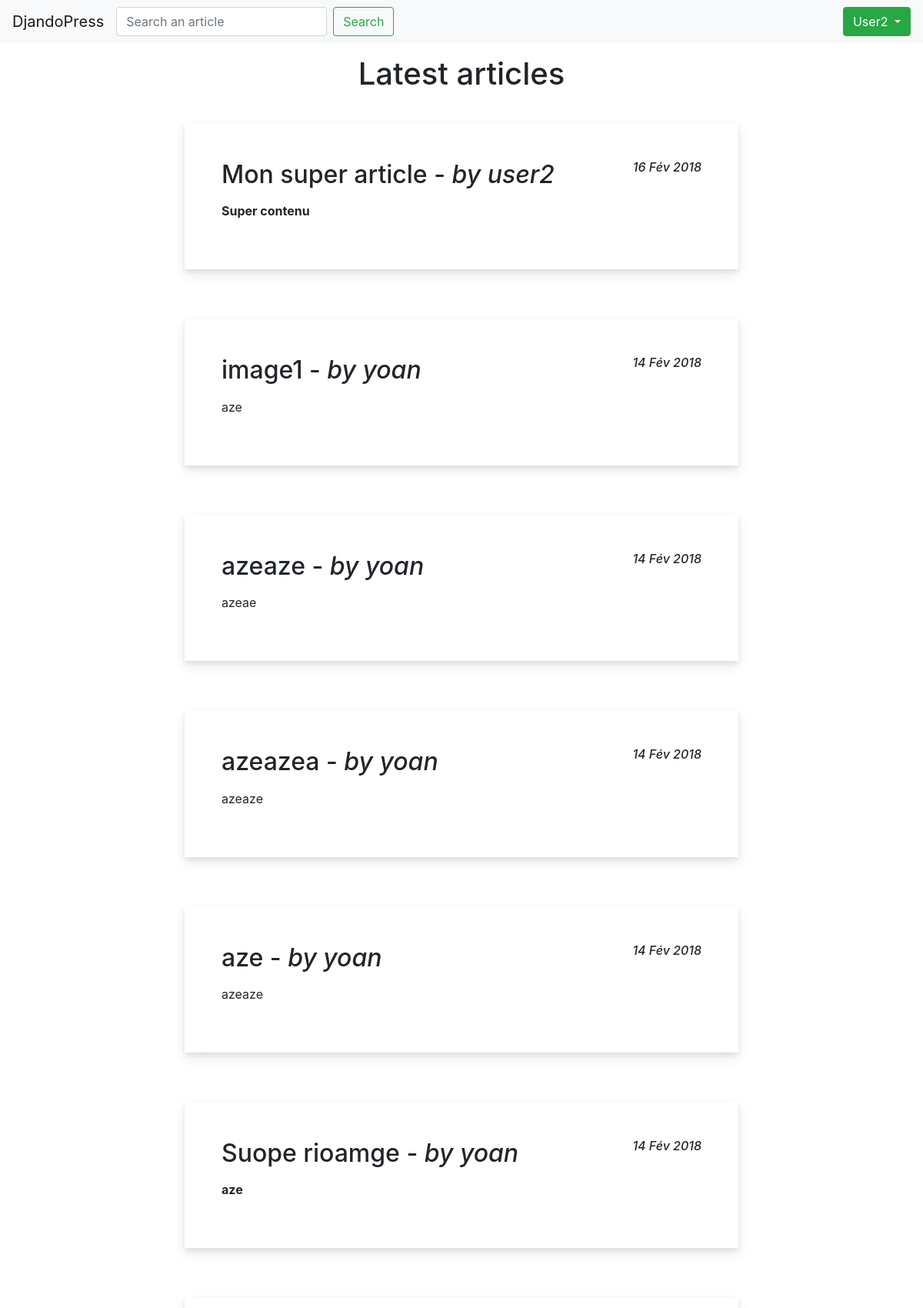
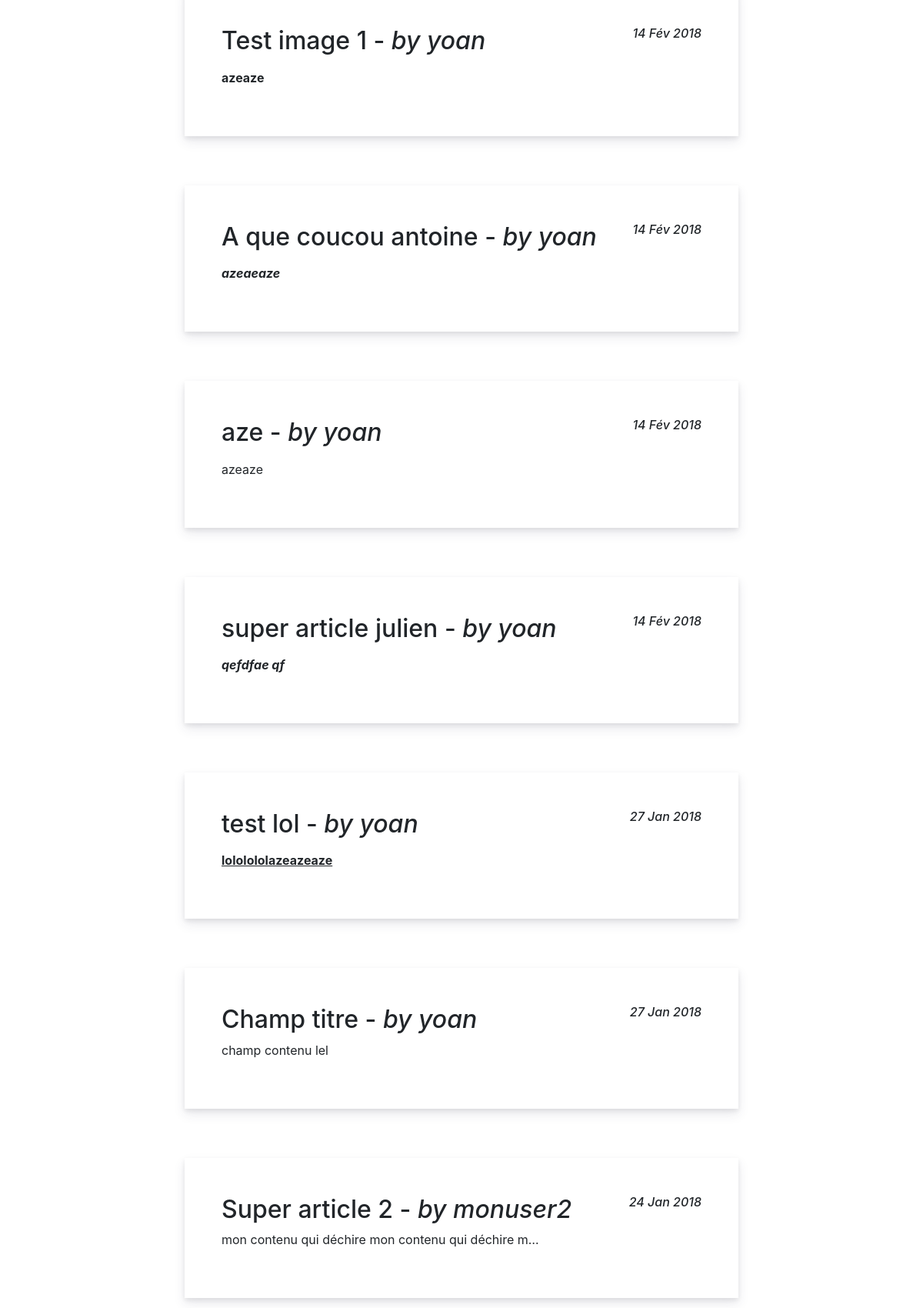
/fr/ (signed in, upper part), run on the app's committed database (2 pictures, top to bottom).
### app/models.py (models this page shows, shortened)
class Article(models.Model):
    def get_path(self, filename):
        return os.path.join(str(self.id), filename)
    title = models.CharField(max_length=200,
                             default=None,
                             blank=True,
                             help_text='Title')
    content = models.TextField(default=None,
                               blank=True,
                               help_text='Content')
    image = models.ImageField(upload_to=get_path,
                              blank=True,
                              null=True)
    author = models.ForeignKey(User, on_delete=models.CASCADE)
    created_at = models.DateTimeField(auto_now_add=True)
    updated_at = models.DateTimeField(auto_now=True)

### app/views.py (the view)
class IndexView(ListView):
    template_name = 'home.html'
    model = Article
    def get_context_data(self, **kwargs):
        context = super().get_context_data(**kwargs)
        return context

### templates/home.html (shortened to what this page needs)
{% load i18n %}
{% include 'head.html' %}
        <div class="homePageContainer">
            <h1>{% trans 'Latest articles' %}</h1>
            {% for article in object_list reversed %}
                <div class="articleContainer">
                    <a class="articleContent" href="{% url 'article' pk=article.pk %}">
                        <article>
                            <h2>
                                {{ article.title }} - <i>{% trans 'by' %} {{ article.author }}</i>
                                <em class="articleDate">{{ article.created_at|date:"d M Y" }}</em>
                            </h2>
                            <p>
                                {{ article.content|truncatechars_html:50|safe }}
                            </p>
                        </article>
                    </a>
                </div>
            {% empty %}
                <li>No article available</li>
            {% endfor %}
        </div>
</body>
</html>

### templates/head.html (shortened to what this page needs)
{% load static i18n %}
<!DOCTYPE html>
<html lang="en">
<head>
    <link rel="stylesheet" href="https://maxcdn.bootstrapcdn.com/bootstrap/4.0.0/css/bootstrap.min.css">
    <link rel="stylesheet" href="{% static "styles.css" %}">
</head>
<body>
    <nav class="navbar navbar-expand-lg navbar-light bg-light">
        <a class="navbar-brand" href="{% url 'index' %}">DjandoPress</a>
        <div class="collapse navbar-collapse justify-content-between" id="navbar">
            <form class="form-inline" action="/search">
                <input class="form-control mr-sm-2" name="q" required type="search" placeholder="{% trans 'Search an article' %}" aria-label="{% trans 'Search' %}">
                <button class="btn btn-outline-success my-2 my-sm-0" type="submit">{% trans 'Search' %}</button>
            </form>
            {% if user.is_authenticated %}
                <div class="btn-group">
                    <button type="button" class="btn btn-success dropdown-toggle" data-toggle="dropdown" aria-haspopup="true" aria-expanded="false">
                        {{ user|capfirst }}
                    </button>
                </div>
            {% else %}
                <a href="{% url 'login' %}"><button class="btn btn-outline-info">{% trans 'Login' %}</button></a>
                <a href="{% url 'register' %}"><button class="btn btn-outline-danger">{% trans 'Register' %}</button></a>
            {% endif %}
        </div>
    </nav>

### static/common/styles.css (style rules this page uses)
html, body { height:100%; }
.articleContainer { display: flex; flex-direction: column; box-shadow: 0 15px 35px 5px rgba(50,50,93,.1), 0 5px 15px rgba(0,0,0,.07); padding: 3rem; width: 75%; margin: 2rem; }
.homePageContainer, .profilePageContainer, .searchPageContainer { display: flex; flex-direction: column; width: 100%; align-items: center; }
.homePageContainer .articleContainer, .profilePageContainer .articleContainer, .searchPageContainer .articleContainer { width: 60%; transition: all .15s ease; box-shadow: 0 7px 14px rgba(50,50,93,.1),0 3px 6px rgba(0,0,0,.08); }
a.articleContent { color: #212529; outline: 0; text-decoration: none; }
.articleDate { float: right; font-size: 1rem; }
.homePageContainer h1, .profilePage h1, .searchPageContainer h1 { margin-top: 1rem; }

### data on the page
Article: title "Mon super article", author "user2", created_at "16 Fév 2018", content "Super contenu"
Article: title "image1", author "yoan", created_at "14 Fév 2018", content "aze"
Article: title "azeaze", author "yoan", created_at "14 Fév 2018", content "azeae"
Article: title "azeazea", author "yoan", created_at "14 Fév 2018", content "azeaze"
Article: title "aze", author "yoan", created_at "14 Fév 2018", content "azeaze"
Article: title "Suope rioamge", author "yoan", created_at "14 Fév 2018", content "aze"
Article: title "Test image 1", author "yoan", created_at "14 Fév 2018", content "azeaze"
Article: title "A que coucou antoine", author "yoan", created_at "14 Fév 2018", content "azeaeaze"
Article: title "aze", author "yoan", created_at "14 Fév 2018", content "azeaze"
Article: title "super article julien", author "yoan", created_at "14 Fév 2018", content "qefdfae qf"
Article: title "test lol", author "yoan", created_at "27 Jan 2018", content "lololololazeazeaze"
Article: title "Champ titre", author "yoan", created_at "27 Jan 2018", content "champ contenu lel"
Article: title "Super article 2", author "monuser2", created_at "24 Jan 2018", content "mon contenu qui déchire mon contenu qui déchire m…"

### other printed values
{{ user|capfirst }} "User2"
